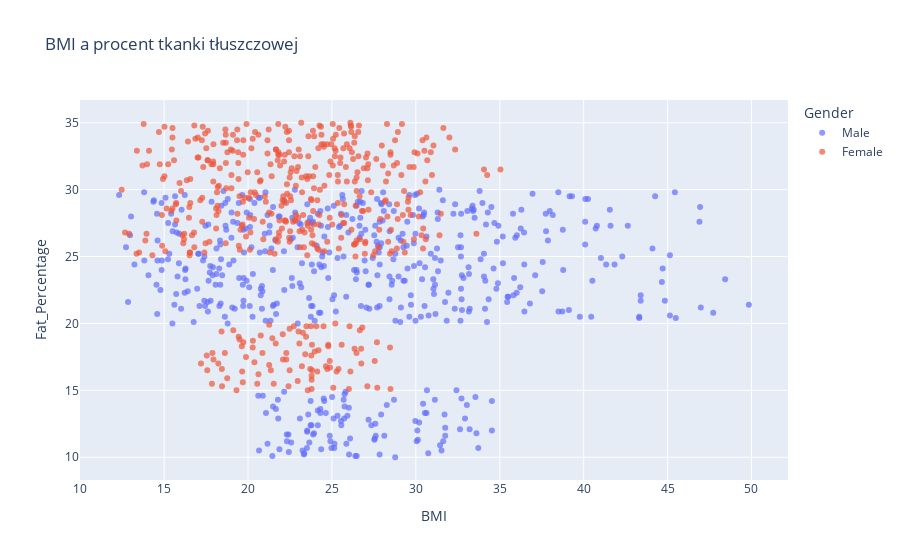

Notebook source saved alongside this figure:
### Code cell
fig = px.scatter(
    df_imputed,
    x='BMI',
    y='Fat_Percentage',
    # size='Calories_Burned',
    color='Gender',
    opacity=0.7,
    title='BMI a procent tkanki tłuszczowej',
    size_max=60
)

fig.update_traces(textposition='middle center')
fig.show()

### Figure 1 — Plotly figure (JSON) as saved in the notebook; plotly's stock layout.template omitted (floating-point values rounded to 4 significant figures; data arrays with more than 128 entries replaced by an {"elided": "..."} marker saying what was removed)
{"data": [{"hovertemplate": "Gender=Male<br>BMI=%{x}<br>Fat_Percentage=%{y}<extra></extra>", "legendgroup": "Male", "marker": {"color": "#636efa", "opacity": 0.7, "symbol": "circle"}, "mode": "markers", "name": "Male", "orientation": "v", "showlegend": true, "textposition": "middle center", "type": "scatter", "x": {"elided": "511 float values"}, "xaxis": "x", "y": {"elided": "511 float values"}, "yaxis": "y"}, {"hovertemplate": "Gender=Female<br>BMI=%{x}<br>Fat_Percentage=%{y}<extra></extra>", "legendgroup": "Female", "marker": {"color": "#EF553B", "opacity": 0.7, "symbol": "circle"}, "mode": "markers", "name": "Female", "orientation": "v", "showlegend": true, "textposition": "middle center", "type": "scatter", "x": {"elided": "462 float values"}, "xaxis": "x", "y": {"elided": "462 float values"}, "yaxis": "y"}], "layout": {"legend": {"title": {"text": "Gender"}, "tracegroupgap": 0}, "title": {"text": "BMI a procent tkanki tłuszczowej"}, "xaxis": {"anchor": "y", "domain": [0, 1], "title": {"text": "BMI"}}, "yaxis": {"anchor": "x", "domain": [0, 1], "title": {"text": "Fat_Percentage"}}}}
